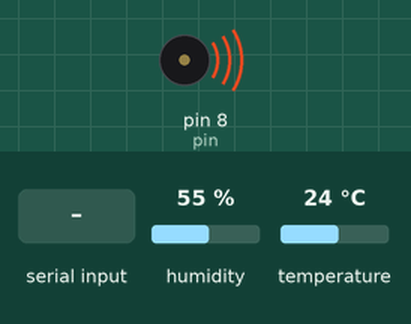
A sketch run on a simulated Arduino Leonardo, built with avr-gcc and run on an emulated ATmega32U4. On the bench: buzzer (waves = sounding). Wiring (inferred from the names in the program): DHT11 sensor: data pin 2. The inputs (shaded band) are chosen by the test bench; at power-on: humidity 55 %, temperature 24 °C. What the sketch prints to the serial monitor is not drawn.

Above: at 11.43 s.
11.9 s: "1" received over the second serial link
At 12.13 s:
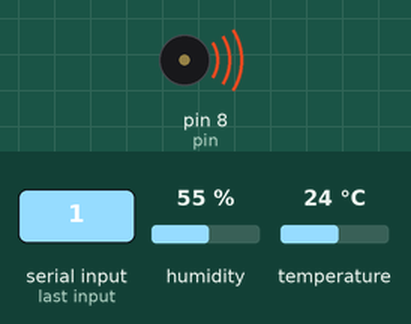
At 13.1 s:
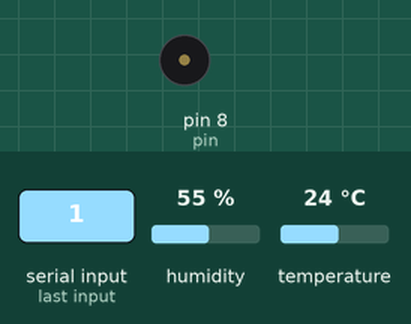
Timing chart, 0 to 14.9 s (numbered marks = the images above; inputs shaded):
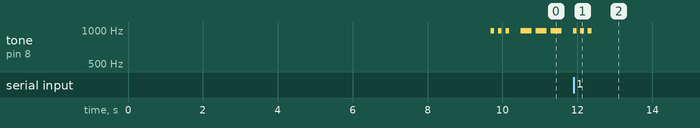

The sketch:

WearableMini.ino
```cpp
//This class is used to control the sensors and microcontroller in the SmartWork Suit.
//Authors: Maribel Zamorano Castro, Egael Gomez

#include "Wire.h"
#include "DHT.h"
#include <SoftwareSerial.h>
#define DHTPIN 2
extern uint8_t SmallFont[];
#define DHTTYPE DHT22   // DHT 22  (AM2302)
#define SSID "NASA"
#define PASS ""
#define IP "184.106.153.149" // thingspeak.com
SoftwareSerial dbgSerial(10,11);
// Initialize DHT sensor for normal 16mhz Arduino
DHT dht(DHTPIN, DHTTYPE);
// Arduino pin numbers

const int DO_pin = 2;
String temperature,humidity;
//const int A5_pin = 5;
String GET = "GET /update?key=LYRP8MPL5WFIJHC1&field1=";
int gasVal;
float t=0.0f;


void setup() {
  dbgSerial.begin(9600); // for debuging
  Serial.begin(115200);
  dbgSerial.println("Init");

  Wire.begin();
  dht.begin();

  Serial.println("AT");
  delay(5000);
  if(Serial.find("OK")) {
    dbgSerial.println("WiFi - Module is ready");
    connectWiFi();
  }else{
    dbgSerial.println("Module WiFi dosn't respond.");
    dbgSerial.println("Please reset.");
  }
}


void loop() {
  char c;
  if (Serial.available()) {
    c = Serial.read();
    dbgSerial.print(c);
  }
  if (dbgSerial.available()) {
    c = dbgSerial.read();
    Serial.print(c);
  }
  delay(200);
  getTemperature();
  getGasValue();
  char buffer[10];
  String tempC =temperature;// dtostrf(t, 4, 1, buffer);
  update(tempC);
  sendDataLCD(temperature);
}


boolean connectWiFi(){
  dbgSerial.println("Connecting to Wifi");
  Serial.println("AT+CIPMUX=0");
  Serial.println("AT+CWMODE=1");
//Serial.println("AT+CIFSR"); // To make the WiFi module a server.
//Serial.println("AT+CIPSERVER=1,1336");
//delay(2000);
  String cmd="AT+CWJAP=\"";
  cmd+=SSID;
  cmd+="\",\"";
  cmd+=PASS;
  cmd+="\"";
  dbgSerial.println(cmd);
  Serial.println(cmd);
  delay(5000);
  if(Serial.find("OK")){
      dbgSerial.println("WIFI OK");
    return true;
  }else{
     dbgSerial.println("WIFI NOT OK");
    return false;
  }
  delay(5000);
}

void getGasValue(){
  gasVal=analogRead(1);//Read Gas value from analog 0
  if(gasVal>=250)
  {
        // sendDataLCD(gasValue);// send values to the web
        delay(1000);
        int note = 988;
        int pin=8;
        //3 dots for the S
        for (int i=0; i<3; i++)
        {
        tone(pin, note, 100);
        delay(200);
        noTone(pin);
        }
        delay(200);
        //3 dashes for the O
        for (int i=0; i<3; i++)
        {
        tone(pin, note, 300);
        delay(400);
        noTone(pin);
        }
        delay(200);
        //3 dots for the S again
        for (int i=0; i<3; i++)
        {
        tone(pin, note, 100);
        delay(200);
        noTone(pin);
        }
        delay(200);
        //wait 3 seconds
        delay(3000);
  }
  Serial.print("Gas Value: ");
  Serial.println(gasVal,DEC);
}

void getTemperature(){

  delay(2000);

  dbgSerial.print("\nRetrieving information from temperature sensor: ");
  dbgSerial.print("Read sensor: ");
  float h = dht.readHumidity();
  // Read temperature as Celsius
   t = dht.readTemperature();
  // Read temperature as Fahrenheit
  float f = dht.readTemperature(true);

  // Check if any reads failed and exit early.
  if (isnan(h) || isnan(t) || isnan(f)) {
    dbgSerial.println("Failed to read from DHT sensor!");
    return;
  }

  // Compute heat index
  // Send temp in Fahrenheit
  float hi = dht.computeHeatIndex(f, h);

  dbgSerial.print("Humidity: ");
  dbgSerial.print(h);
  dbgSerial.print(" %\t");
  dbgSerial.print("Temperature: ");
  dbgSerial.print(t);
  dbgSerial.print(" *C ");
  dbgSerial.print(f);
  dbgSerial.print(" *F\t");
  dbgSerial.print("Heat index: ");
  dbgSerial.print(hi);
  dbgSerial.println(" *F");
  int temp=(int)t;
  temperature=String(temp);
  humidity=String(h);
}

void sendDataLCD(String data){
      Wire.beginTransmission(5);
      String sensorsValues="<"+temperature+","+humidity+","+gasVal+">";
      char* cString = (char*) malloc(sizeof(char)*(sensorsValues.length() + 1));
      sensorsValues.toCharArray(cString, sensorsValues.length() + 1);
      Wire.write(cString);
      Wire.endTransmission();
      Serial.println("Sending Data to LCD");
      delay(1000);
}

void update(String tenmpC)
{
String cmd ="AT+CIPSTART=\"TCP\",\""; cmd += IP;
cmd +="\",80";
  Serial.println(cmd);
  delay(2000);
  if(Serial.find("Error")){
    dbgSerial.println("AT+CIPSTART error");
    return;
  }

    // prepare GET string
  String getStr = "GET /update?key=";
  getStr += "LYRP8MPL5WFIJHC1";
  getStr +="&field1=";
  getStr += String(tenmpC);
  getStr += "\r\n";

  cmd = GET;
  cmd += tenmpC;
  cmd += "\r\n";

 // send data length
  Serial.print("AT+CIPSEND=");
  Serial.println(cmd.length());
  if(Serial.find(">")){
    Serial.println(cmd);
    dbgSerial.print(">");
  }else{
    Serial.println("AT+CIPCLOSE");
    dbgSerial.println("connection timeout");
  }
   if(Serial.find("OK")){
    dbgSerial.println("RECEIVED: OK");
  }else{
    dbgSerial.println("RECEIVED: Error");
  }
  delay(11000);
}
```

DHT.cpp
```cpp
// (licence header left out)
#include "DHT.h"

DHT::DHT(uint8_t pin, uint8_t type, uint8_t count) {
  _pin = pin;
  _type = type;
  _count = count;
  firstreading = true;
}

void DHT::begin(void) {
  // set up the pins!
  pinMode(_pin, INPUT);
  digitalWrite(_pin, HIGH);
  _lastreadtime = 0;
}

//boolean S == Scale.  True == Farenheit; False == Celcius
float DHT::readTemperature(bool S) {
  float f;

  if (read()) {
    switch (_type) {
    case DHT11:
      f = data[2];
      if(S)
      	f = convertCtoF(f);

      return f;
    case DHT22:
    case DHT21:
      f = data[2] & 0x7F;
      f *= 256;
      f += data[3];
      f /= 10;
      if (data[2] & 0x80)
	f *= -1;
      if(S)
	f = convertCtoF(f);

      return f;
    }
  }
  return NAN;
}

float DHT::convertCtoF(float c) {
	return c * 9 / 5 + 32;
}

float DHT::convertFtoC(float f) {
  return (f - 32) * 5 / 9;
}

float DHT::readHumidity(void) {
  float f;
  if (read()) {
    switch (_type) {
    case DHT11:
      f = data[0];
      return f;
    case DHT22:
    case DHT21:
      f = data[0];
      f *= 256;
      f += data[1];
      f /= 10;
      return f;
    }
  }
  return NAN;
}

float DHT::computeHeatIndex(float tempFahrenheit, float percentHumidity) {
  // Adapted from equation at: https://github.com/adafruit/DHT-sensor-library/issues/9 and
  // Wikipedia: http://en.wikipedia.org/wiki/Heat_index
  return -42.379 +
           2.04901523 * tempFahrenheit +
          10.14333127 * percentHumidity +
          -0.22475541 * tempFahrenheit*percentHumidity +
          -0.00683783 * pow(tempFahrenheit, 2) +
          -0.05481717 * pow(percentHumidity, 2) +
           0.00122874 * pow(tempFahrenheit, 2) * percentHumidity +
           0.00085282 * tempFahrenheit*pow(percentHumidity, 2) +
          -0.00000199 * pow(tempFahrenheit, 2) * pow(percentHumidity, 2);
}


boolean DHT::read(void) {
  uint8_t laststate = HIGH;
  uint8_t counter = 0;
  uint8_t j = 0, i;
  unsigned long currenttime;

  // Check if sensor was read less than two seconds ago and return early
  // to use last reading.
  currenttime = millis();
  if (currenttime < _lastreadtime) {
    // ie there was a rollover
    _lastreadtime = 0;
  }
  if (!firstreading && ((currenttime - _lastreadtime) < 2000)) {
    return true; // return last correct measurement
    //delay(2000 - (currenttime - _lastreadtime));
  }
  firstreading = false;
  /*
    Serial.print("Currtime: "); Serial.print(currenttime);
    Serial.print(" Lasttime: "); Serial.print(_lastreadtime);
  */
  _lastreadtime = millis();

  data[0] = data[1] = data[2] = data[3] = data[4] = 0;

  // pull the pin high and wait 250 milliseconds
  digitalWrite(_pin, HIGH);
  delay(250);

  // now pull it low for ~20 milliseconds
  pinMode(_pin, OUTPUT);
  digitalWrite(_pin, LOW);
  delay(20);
  noInterrupts();
  digitalWrite(_pin, HIGH);
  delayMicroseconds(40);
  pinMode(_pin, INPUT);

  // read in timings
  for ( i=0; i< MAXTIMINGS; i++) {
    counter = 0;
    while (digitalRead(_pin) == laststate) {
      counter++;
      delayMicroseconds(1);
      if (counter == 255) {
        break;
      }
    }
    laststate = digitalRead(_pin);

    if (counter == 255) break;

    // ignore first 3 transitions
    if ((i >= 4) && (i%2 == 0)) {
      // shove each bit into the storage bytes
      data[j/8] <<= 1;
      if (counter > _count)
        data[j/8] |= 1;
      j++;
    }

  }

  interrupts();

  /*
  Serial.println(j, DEC);
  Serial.print(data[0], HEX); Serial.print(", ");
  Serial.print(data[1], HEX); Serial.print(", ");
  Serial.print(data[2], HEX); Serial.print(", ");
  Serial.print(data[3], HEX); Serial.print(", ");
  Serial.print(data[4], HEX); Serial.print(" =? ");
  Serial.println(data[0] + data[1] + data[2] + data[3], HEX);
  */

  // check we read 40 bits and that the checksum matches
  if ((j >= 40) &&
      (data[4] == ((data[0] + data[1] + data[2] + data[3]) & 0xFF)) ) {
    return true;
  }


  return false;

}
```

DHT.h
```cpp
#ifndef DHT_H
#define DHT_H
#if ARDUINO >= 100
 #include "Arduino.h"
#else
 #include "WProgram.h"
#endif

/* DHT library

MIT license
written by Adafruit Industries
*/

// how many timing transitions we need to keep track of. 2 * number bits + extra
#define MAXTIMINGS 85

#define DHT11 11
#define DHT22 22
#define DHT21 21
#define AM2301 21

class DHT {
 private:
  uint8_t data[6];
  uint8_t _pin, _type, _count;
  unsigned long _lastreadtime;
  boolean firstreading;

 public:
  DHT(uint8_t pin, uint8_t type, uint8_t count=6);
  void begin(void);
  float readTemperature(bool S=false);
  float convertCtoF(float);
  float convertFtoC(float);
  float computeHeatIndex(float tempFahrenheit, float percentHumidity);
  float readHumidity(void);
  boolean read(void);

};
#endif
```

Measured:
- by itself, tone on pin 8 (pin): alternates 988 Hz for 0.10 s and silent for 0.10 s, 5 changes in all, then stays silent
